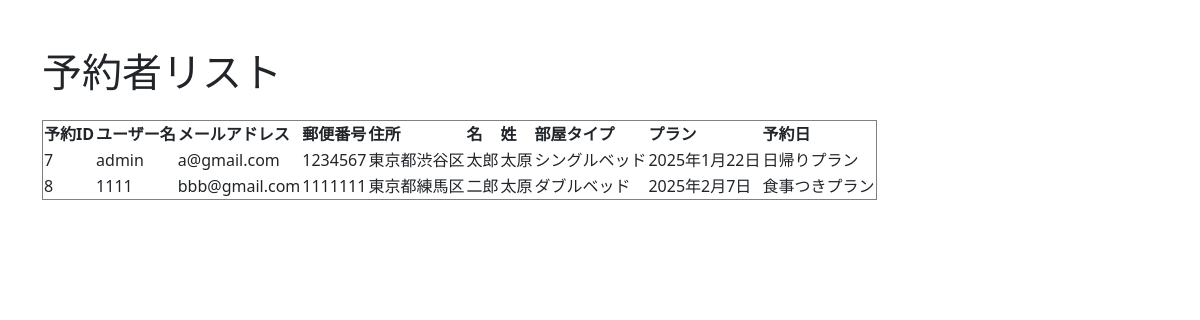
The app's page /guests_list/ with its own data.
### bookingfront/models.py (models this page shows, shortened)
class Reservation(models.Model):
    user = models.ForeignKey(User, on_delete=models.CASCADE,related_name="reservations")
    password = models.CharField(max_length=50)
    email = models.EmailField(
        verbose_name=("email"),
        unique=True
    )
    birth_date = models.DateField(
        verbose_name=("birth_date"),
        blank=True,
        null=True
    )
    postal_number=models.CharField(max_length=7)
    address=models.CharField(max_length=100)
    first_name = models.CharField(
        verbose_name=("first_name"),
        max_length=150,
        null=True,
        blank=False
    )
    last_name = models.CharField(
        verbose_name=("last_name"),
        max_length=150,
        null=True,
        blank=False
    )
    room_type = models.ForeignKey(RoomType, on_delete=models.CASCADE)
    reservation_date=models.DateField(null=True)
    plan = models.ForeignKey(Plan, on_delete=models.CASCADE)

class RoomType(models.Model):
    name = models.CharField(max_length=50)
    reservation_date=models.DateField(null=True)
    room_price = models.DecimalField(max_digits=8, decimal_places=2,null=False)
    def __str__(self):
        return self.name

class Plan(models.Model):
    name = models.CharField(max_length=100)
    description = models.TextField()
    plan_price = models.DecimalField(max_digits=8, decimal_places=2)
    meal_included = models.BooleanField(default=False)
    def __str__(self):
        return self.name

### accounts/models.py (models this page shows)
class User(AbstractBaseUser, PermissionsMixin):
    account_id = models.CharField(
        verbose_name=_("account_id"),
        unique=True,
        max_length=10
    )
    email = models.EmailField(
        verbose_name=_("email"),
        unique=True
    )
    first_name = models.CharField(
        verbose_name=_("first_name"),
        max_length=150,
        null=True,
        blank=False
    )
    last_name = models.CharField(
        verbose_name=_("last_name"),
        max_length=150,
        null=True,
        blank=False
    )
    birth_date = models.DateField(
        verbose_name=_("birth_date"),
        blank=True,
        null=True
    )
    postal_number=models.CharField(max_length=7)
    address=models.CharField(max_length=100)
    is_superuser = models.BooleanField(
        verbose_name=_("is_superuer"),
        default=False
    )
    is_staff = models.BooleanField(
        verbose_name=_('staff status'),
        default=False,
    )
    is_active = models.BooleanField(
        verbose_name=_('active'),
        default=True,
    )
    created_at = models.DateTimeField(
        verbose_name=_("created_at"),
        auto_now_add=True
    )
    updated_at = models.DateTimeField(
        verbose_name=_("updateded_at"),
        auto_now=True
    )
    objects = UserManager()
    USERNAME_FIELD = 'account_id'
    REQUIRED_FIELDS = ['email']
    def __str__(self):
        return self.account_id

### bookingfront/views.py (the view)
# urls.py: path('guests_list/',views.guests_list,name="guests_list"),
def guests_list(request):
    reservations = Reservation.objects.all()
    return render(request, 'guests_list.html', {'reservations': reservations})

### bookingfront/templates/guests_list.html (shortened to what this page needs)
<!doctype html>
<html lang="ja">
  <head>
    <link href="https://cdn.jsdelivr.net/npm/bootstrap@5.3.0/dist/css/bootstrap.min.css" rel="stylesheet">
  </head>
  <body>
    <div class="container mt-5">
      <h1 class="mb-4">予約者リスト</h1>
      <table border="1">
        <thead>
            <tr>
                <th>予約ID</th>
                <th>ユーザー名</th>
                <th>メールアドレス</th>
                <th>郵便番号</th>
                <th>住所</th>
                <th>名</th>
                <th>姓</th>
                <th>部屋タイプ</th>
                <th>プラン</th>
                <th>予約日</th>
            </tr>
        </thead>
        <tbody>
          {% for reservation in reservations %}
                <tr>
                    <td>{{ reservation.id }}</td>
                    <td>{{ reservation.user }}</td>
                    <td>{{ reservation.email }}</td>
                    <td>{{ reservation.postal_number }}</td>
                    <td>{{ reservation.address }}</td>
                    <td>{{ reservation.first_name }}</td>
                    <td>{{ reservation.last_name }}</td>
                    <td>{{ reservation.room_type }}</td>
                    <td>{{ reservation.reservation_date }}</td>
                    <td>{{ reservation.plan }}</td>
                </tr>
          {% endfor %}
        </tbody>
    </table>
  </body>
</html>

### records on screen
Reservation: id "7", user "admin", email "a@gmail.com", postal_number "1234567", address "東京都渋谷区", first_name "太郎", last_name "太原", room_type "シングルベッド", reservation_date "2025年1月22日", plan "日帰りプラン"
Reservation: id "8", user "1111", email "bbb@gmail.com", postal_number "1111111", address "東京都練馬区", first_name "二郎", last_name "太原", room_type "ダブルベッド", reservation_date "2025年2月7日", plan "食事つきプラン"
